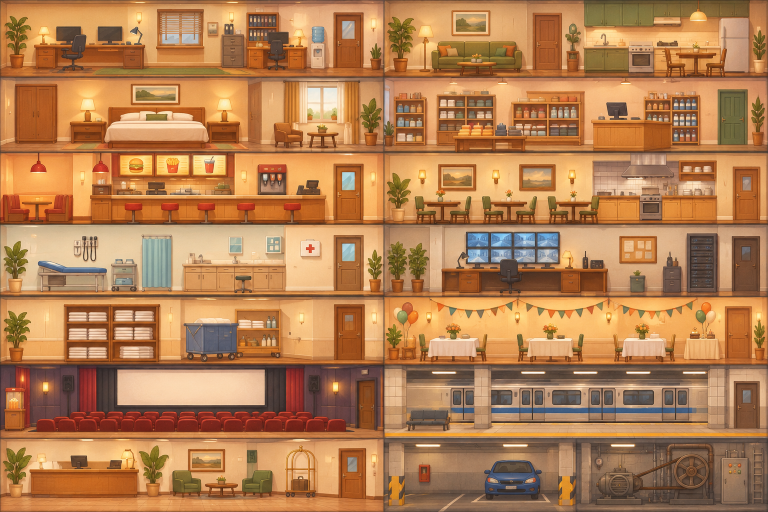
#> input picture data/styles/warm-dollhouse/sources/rooms.generated.png, 1536 x 1024 px (shown at 1/2 size)
$ python normalize.py
#> lines starting #> are read from the running program, lines starting #| are printed output that depends on the picture; after the words box and inside, x2 and y2 are one past the last pixel; in counts of white or black regions, pixels touching at a corner belong together
"""Reproduce source-only normalization; run with Pillow, numpy, scipy, opencv-python-headless."""
from pathlib import Path
import hashlib, json, shutil
import cv2
import numpy as np
from PIL import Image, ImageDraw
from scipy.ndimage import binary_fill_holes

root = Path(__file__).parent
for name in ['rooms', 'exterior-effects']:
    original = root / (name + '.generated.png')
    if not original.exists():
        shutil.copyfile(root / (name + '.png'), original)

rooms = Image.open(root / 'rooms.generated.png').convert('RGB')
#> rooms is the input picture: PIL image 1536x1024 RGB; mean R, G, B 179.4, 127.3, 82.2
recycling = Image.open(root / 'recycling-room.generated.png').convert('RGB')
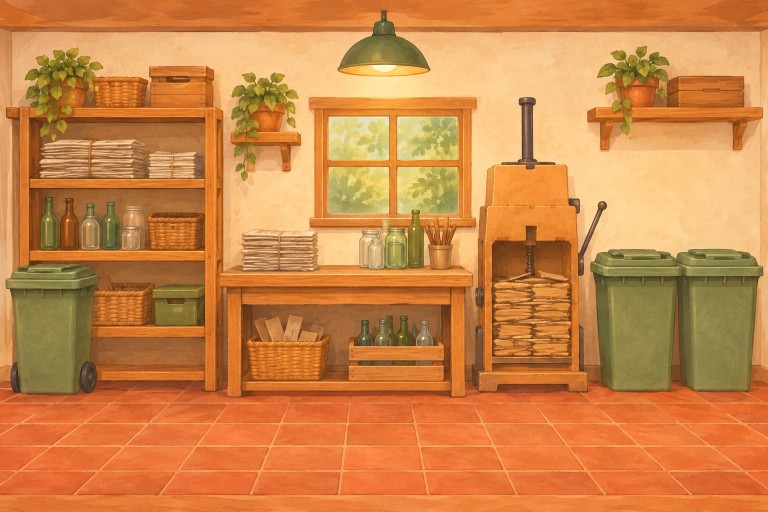
#> input picture data/styles/warm-dollhouse/sources/recycling-room.generated.png, 1536 x 1024 px (shown at 1/2 size)
#> recycling is the input picture: PIL image 1536x1024 RGB; mean R, G, B 205, 133.6, 71.7
bands = [0,154,302,446,591,732,876,1024]
crops = []
for row in range(6):
    for col in range(2):
        crops.append({'index':len(crops), 'source':'rooms.generated.png', 'box':[col*768,bands[row],(col+1)*768,bands[row+1]]})
crops.extend([
    {'index':12,'source':'rooms.generated.png','box':[0,876,768,1024]},
    {'index':13,'source':'rooms.generated.png','box':[768,876,1150,1024]},
    {'index':14,'source':'recycling-room.generated.png','box':[0,0,1536,824]},
    {'index':15,'source':'rooms.generated.png','box':[1150,876,1536,1024]},
])
normalized = Image.new('RGB',(1536,1024))
#> normalized: PIL image 1536x1024 RGB; every value is 0
for crop in crops:
    src = rooms
    if crop['index'] == 14:
        src = recycling
    cell = src.crop(crop['box']).resize((768,128),Image.Resampling.LANCZOS)
    xy = [(crop['index']%2)*768,(crop['index']//2)*128]
    normalized.paste(cell,tuple(xy))
    crop['destination_box'] = xy + [xy[0]+768,xy[1]+128]
    crop['method'] = 'Pillow crop, exclusive right/bottom; anisotropic LANCZOS resize to 768x128; no generative editing'
normalized.save(root / 'rooms.png')

original = Image.open(root / 'exterior-effects.generated.png').convert('RGB')
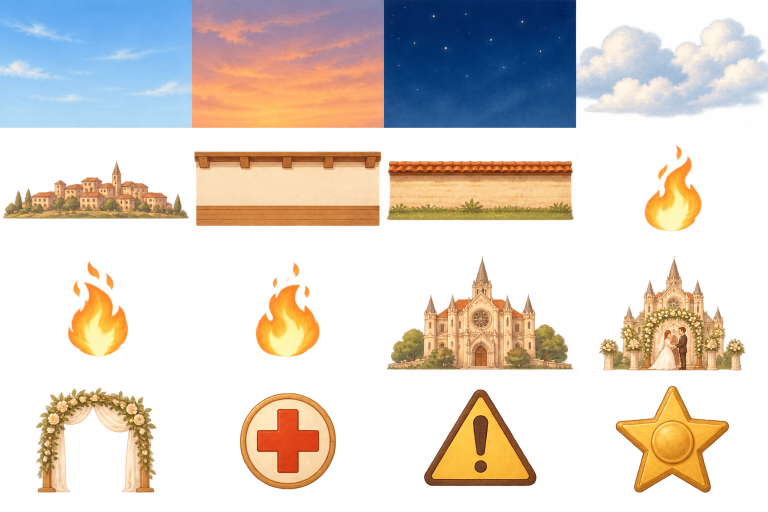
#> input picture data/styles/warm-dollhouse/sources/exterior-effects.generated.png, 1536 x 1024 px (shown at 1/2 size)
exterior = original.convert('RGBA')
# Observed object bounds, local to the exact 384x256 cell. All RGB pixels remain original.
rects = {3:[0,32,384,241],4:[0,61,384,187],7:[122,29,257,210],8:[128,8,263,205],9:[126,8,261,205],10:[4,3,378,232],11:[39,0,336,233],12:[70,9,310,222],13:[76,10,310,222],14:[78,7,308,207],15:[78,6,309,222]}
anchors = {3:[(70,100),(170,190),(290,140)],4:[(150,155),(245,145)],7:[(196,155)],8:[(192,145)],9:[(194,142)],10:[(194,148)],11:[(198,173)],12:[(195,100)],13:[(175,110)],14:[(192,135)],15:[(190,128)]}
cutouts = []
for index in range(3,16):
    x,y = (index%4)*384,(index//4)*256
    rgb = np.array(original.crop((x,y,x+384,y+256)))
    if index in [4,5,6,11]:
        # These are complete wall/trim tiles: retain the illustrated wall, not just wood/roof colors.
        polygons = {4:[(3,181),(9,164),(24,160),(29,143),(33,128),(38,159),(47,150),(53,128),(60,125),(61,112),(70,106),(80,110),(91,104),(105,108),(105,123),(130,121),(130,110),(150,108),(150,98),(167,95),(181,101),(181,116),(216,116),(223,86),(229,75),(233,61),(240,79),(244,109),(249,112),(249,126),(267,114),(288,111),(309,119),(309,141),(332,147),(342,164),(349,155),(355,136),(363,160),(372,175),(379,181)],5:[(5,47),(377,47),(377,197),(8,197)],6:[(8,68),(375,68),(375,186),(8,186)],11:[(40,232),(44,187),(61,175),(66,141),(88,141),(96,105),(119,105),(127,76),(138,45),(147,75),(158,80),(158,65),(180,49),(194,45),(205,8),(214,45),(225,49),(242,65),(247,81),(256,75),(266,47),(275,80),(282,108),(303,117),(306,152),(325,177),(331,232)]}
        mask_image = Image.new('L',(384,256)); ImageDraw.Draw(mask_image).polygon(polygons[index],fill=255)
        alpha = np.array(mask_image)
        details = {'polygon':polygons[index],'method':'Observed complete wall/trim bounds; polygon alpha; full interior RGB retained'}
    else:
        cv2.setRNGSeed(0)
        mask = np.zeros((256,384),np.uint8)
        left,top,right,bottom = rects[index]
        mask[top:bottom,left:right] = cv2.GC_PR_FGD
        for point in anchors[index]:
            cv2.circle(mask,point,6,cv2.GC_FGD,-1)
        # Edge-connected gradient is background; object interiors are protected after segmentation.
        cv2.grabCut(rgb,mask,None,np.zeros((1,65),np.float64),np.zeros((1,65),np.float64),8,cv2.GC_INIT_WITH_MASK)
        foreground = np.isin(mask,[cv2.GC_FGD,cv2.GC_PR_FGD])
        count,labels,stats,centroids = cv2.connectedComponentsWithStats(foreground.astype(np.uint8),8)
        keep = np.zeros_like(foreground)
        for component in range(1,count):
            if stats[component,cv2.CC_STAT_AREA] >= 12:
                keep[labels == component] = True
        alpha = binary_fill_holes(keep).astype(np.uint8)*255
        details = {'bounds':rects[index],'foreground_anchor_circles':anchors[index],'anchor_radius':6,'method':'OpenCV GrabCut, fixed RNG seed 0, eight iterations; outside observed bounds definite background; inside probable foreground; anchors definite foreground; retain components >=12px; fill enclosed holes to preserve original subject interiors; binary alpha, RGB unchanged'}
    if index == 7:
        # Flame has an orange glow that GrabCut confused with the subject. Keep bright flame pigments only.
        pigment = (rgb[:,:,0] > 244) & (((rgb[:,:,0].astype(int)-rgb[:,:,1] > 15) & (rgb[:,:,1].astype(int)-rgb[:,:,2] > 35)) | (rgb[:,:,1] > 230))
        support = np.zeros((256,384),bool); support[29:210,122:257] = True
        alpha = binary_fill_holes(pigment & support).astype(np.uint8)*255
        details = {'bounds':[122,29,257,210],'method':'Bright warm flame pigment R>244 and ((R-G>15 and G-B>35) or G>230) within observed bounds; fill enclosed holes; RGB unchanged'}
    cell = Image.fromarray(rgb).convert('RGBA'); cell.putalpha(Image.fromarray(alpha))
    exterior.paste(cell,(x,y))
    details.update({'index':index,'transparent_pixels':int((alpha==0).sum()),'opaque_pixels':int((alpha==255).sum())})
    cutouts.append(details)
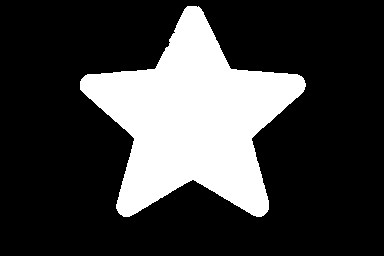
#> alpha: shape (256, 384); 24.2% white; 1 white region, box (x1, y1, x2, y2) and area: (80, 6, 306, 217) 23830
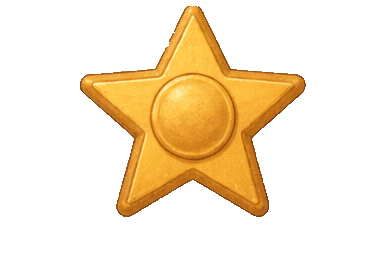
#> cell: PIL image 384x256 RGBA; mean R, G, B, A 166.9, 115.6, 44.1, 61.8; transparent parts drawn white
#> keep: shape (256, 384) bool; 24.2% white; 1 white region, box (x1, y1, x2, y2) and area: (80, 6, 306, 217) 23815
#> mask_image: PIL image 384x256 L; 40.7% white; 1 white region, box (x1, y1, x2, y2) and area: (40, 8, 332, 233) 40021
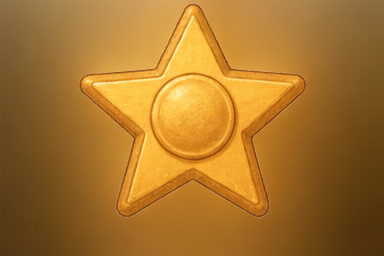
#> rgb: shape (256, 384, 3); mean R, G, B 166.9, 115.6, 44.1
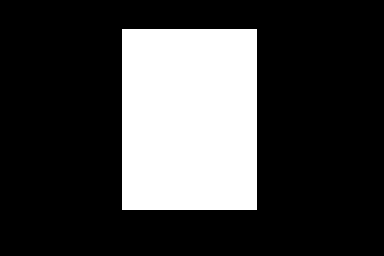
#> support: shape (256, 384) bool; 24.9% white; 1 white region, box (x1, y1, x2, y2) and area: (122, 29, 257, 210) 24435
#> after the loop, cutouts = 13 items
exterior.save(root / 'exterior-effects.png')
# Review evidence uses checkerboard, labels and separation without changing the production grids.
for name,cols,rows,w,h in [('rooms',2,8,768,128),('exterior-effects',4,4,384,256)]:
    source = Image.open(root/(name+'.png')).convert('RGBA')
    contact = Image.new('RGB',(cols*(w+8),rows*(h+26)), '#2b3035')
    draw = ImageDraw.Draw(contact)
    for index in range(cols*rows):
        cell=source.crop(((index%cols)*w,(index//cols)*h,(index%cols+1)*w,(index//cols+1)*h))
        back=Image.new('RGB',(w,h),'#e0e0e0'); tiles=ImageDraw.Draw(back)
        for yy in range(0,h,16):
            for xx in range(0,w,16):
                if (xx//16+yy//16)%2:
                    tiles.rectangle((xx,yy,xx+15,yy+15),fill='#b0b0b0')
        back.paste(cell,mask=cell.getchannel('A'))
        px,py=(index%cols)*(w+8),(index//cols)*(h+26)
        contact.paste(back,(px,py+20)); draw.text((px+4,py+3),str(index),fill='white')
#> cell: PIL image 768x128 RGBA
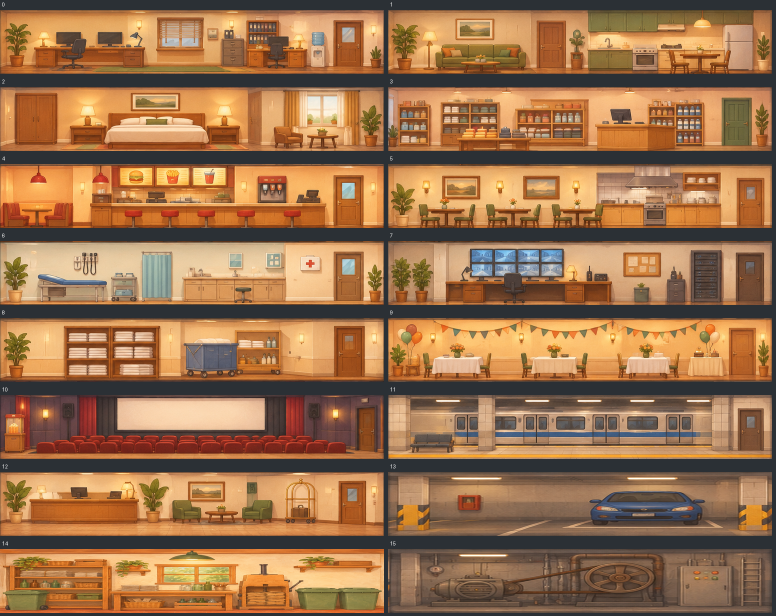
#> contact: PIL image 1552x1232 RGB (shown at 1/2 size); mean R, G, B 153.5, 112.3, 76.4
    contact.save(root/(name+'.contact.png'))

manifest={'rooms':{'original_bands':bands,'original_observation':'Seven bands, fifteen actual rooms, parking and machinery share final right half. Recycling absent. Original was NOT a valid eight-row sheet.','crops':crops},'exterior_effects':{'grid':[4,4],'unchanged_full_sky_cells':[0,1,2],'cutouts':cutouts,'rgb_policy':'Original RGB unchanged in every cell, only alpha modified; no global white/color key.'},'files':{}}
for name in ['rooms.generated.png','rooms.png','recycling-room.generated.png','exterior-effects.generated.png','exterior-effects.png','rooms.contact.png','exterior-effects.contact.png']:
    path=root/name
    manifest['files'][name]={'sha256':hashlib.sha256(path.read_bytes()).hexdigest(),'dimensions':list(Image.open(path).size)}
(root/'normalization.json').write_text(json.dumps(manifest,indent=2)+'\n')
print(json.dumps(manifest['files'],indent=2))
#> (printed output is left out)
